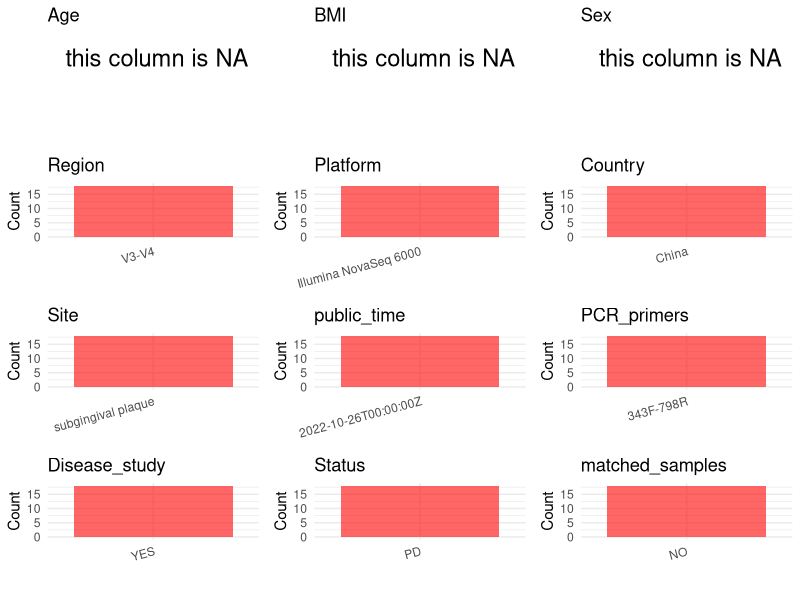

Reproduce this figure in R. (Note: this script raises an error after producing the figure.)
## ---- chunk 1
# Load necessary libraries
library(dplyr)
library(ggplot2)
library(cowplot)

# Set working directory (update this path to your local directory)
setwd("D:/studylearning/董彪师兄项目/任务4_20251009/PRJNA893254")

# Read the initial metadata files
initial_meta<-read.csv("SraRunTable.csv",header = T)

# Display the first few rows of the metadata
head(initial_meta)
## ---- chunk 2
# Create a uniform metadata dataframe
metadata <- data.frame(
  BioProject = initial_meta$BioProject,
  Run = initial_meta$Run,
  sample_name = initial_meta$Sample.Name,
  Age = NA,
  BMI = NA,
  Sex= NA,
  Region = "V3-V4",
  Platform = initial_meta$Instrument,
  Country = initial_meta$geo_loc_name_country,
  Site = initial_meta$isolation_source,
  public_time = initial_meta$ReleaseDate,
  stringsAsFactors = FALSE
)
## ---- chunk 3
# Add information obtained from the publication
metadata$PCR_primers <- "343F-798R"  # Update based on the publication
metadata$title <- "The oral microbiome in young women at different stages of periodontitis: Prevotella dominant in stage III periodontitis"
metadata$Disease_study <- "YES"
metadata$Status <- "PD"

#extract subject id by remove prefix of sample_name
#metadata$sample_name <- gsub("_st|_sal", "", metadata$sample_name)

# Check initial data distribution
cat("Initial sample distribution:\n")
table(metadata$sample_name)
table(metadata$Site)

# Calculate sampling frequency per subject
sample_counts <- table(metadata$sample_name)
cat("\nNumber of samples per subject:\n")
print(sample_counts)

# Create matched_samples column
metadata$matched_samples <- ifelse(metadata$sample_name %in% names(sample_counts[sample_counts >= 2]), "YES", "NO")

cat("\nMatched samples distribution:\n")
table(metadata$matched_samples)

# Identify samples for removal: single samples excluding subgingival plaque 
single_samples <- names(sample_counts[sample_counts == 1])
samples_to_remove <- metadata$sample_name %in% single_samples & !(metadata$Site %in% c("subgingival plaque"))

cat("\nNumber of samples to be removed:", sum(samples_to_remove), "\n")

# Remove identified samples
metadata_clean <- metadata[!samples_to_remove, ]

cat("\nFinal sample distribution after cleaning:\n")
table(metadata_clean$sample_name)
table(metadata_clean$Site)
table(metadata_clean$matched_samples)

# Use cleaned dataset for subsequent analysis
metadata <- metadata_clean
## ---- chunk 4
# Check the number of unique runs and sample names
print(paste("Number of unique runs:", length(unique(metadata$Run))))
print(paste("Number of unique sample names:", length(unique(metadata$sample_name))))
## ---- chunk 5
# Select columns for visualization
plot_data <- metadata %>%
  select(-BioProject, -Run, -sample_name, -title)

# Function to create simple plots for each column
create_simple_plots <- function(data) {
  plots <- list()
  
  for (col in colnames(data)) {
    # Check if the column is all NA
    if (all(is.na(data[[col]]))) {
      # Create an empty plot with text indicating all NA
      p <- ggplot() +
        annotate("text", x = 0.5, y = 0.5, label = "this column is NA", size = 6) +
        labs(title = col) +
        theme_void()
    } else if (is.numeric(data[[col]])) {
      # Numeric variable: histogram
      p <- ggplot(data, aes(x = .data[[col]])) +
        geom_histogram(fill = "blue", alpha = 0.6, bins = 20, na.rm = TRUE) +
        labs(title = col) +
        theme_minimal()
    } else {
      # Categorical variable: bar plot (remove NA values)
      count_data <- as.data.frame(table(data[[col]], useNA = "ifany"))
      p <- ggplot(count_data, aes(x = reorder(Var1, -Freq), y = Freq)) +
        geom_col(fill = "red", alpha = 0.6) +
        labs(title = col, x = NULL, y = "Count") +
        theme_minimal() +
        theme(axis.text.x = element_text(angle = 15, hjust = 1))
    }
    plots[[col]] <- p
  }
  
  return(plots)
}

# Generate and arrange plots
plots <- create_simple_plots(plot_data)
p<-plot_grid(plots$Age, 
          plots$BMI, 
          plots$Sex, 
          plots$Region, 
          plots$Platform, 
          plots$Country, 
          plots$Site,
          plots$public_time, 
          plots$PCR_primers,
          plots$Disease_study,
          plots$Status,
          plots$matched_samples,# add 
          ncol = 3, align = "hv", axis = "lb")
ggsave("Metadata_Summary.png", plot = p, width = 8, height = 6, dpi = 150, bg = "white")
## ---- chunk 6
knitr::include_graphics("Metadata_Summary.png")
## ---- chunk 7
# Reorder columns to match the desired format
metadata <- metadata[, c(
  "BioProject", "Run", "sample_name", "Age", "BMI", "Sex", 
  "Region", "Platform", "Country", "Site", "public_time", 
  "PCR_primers", "title", "Disease_study", "Status","matched_samples"
)]

# Export the uniform metadata to a CSV file
write.csv(metadata, file = "metadata.csv", quote = FALSE)
head(metadata)
